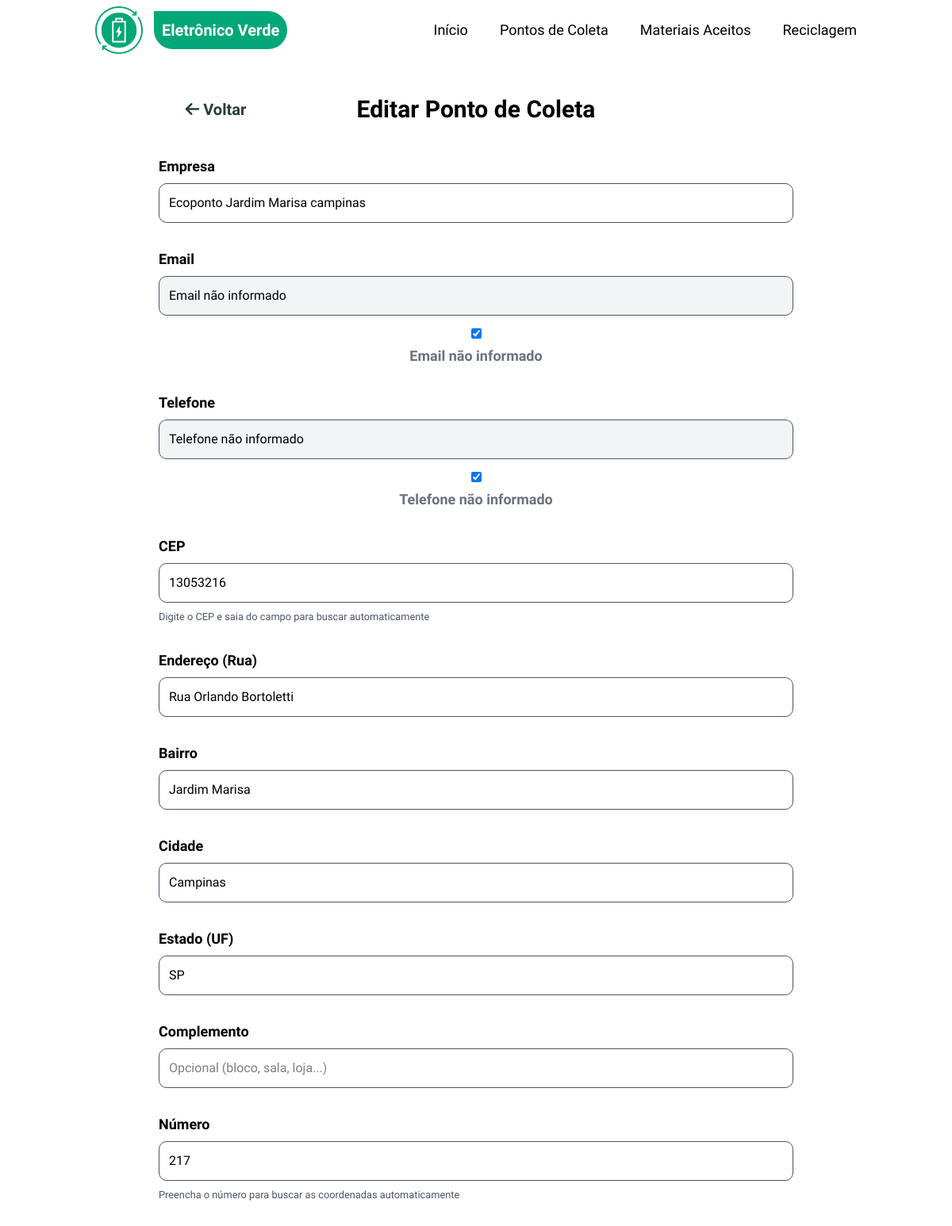
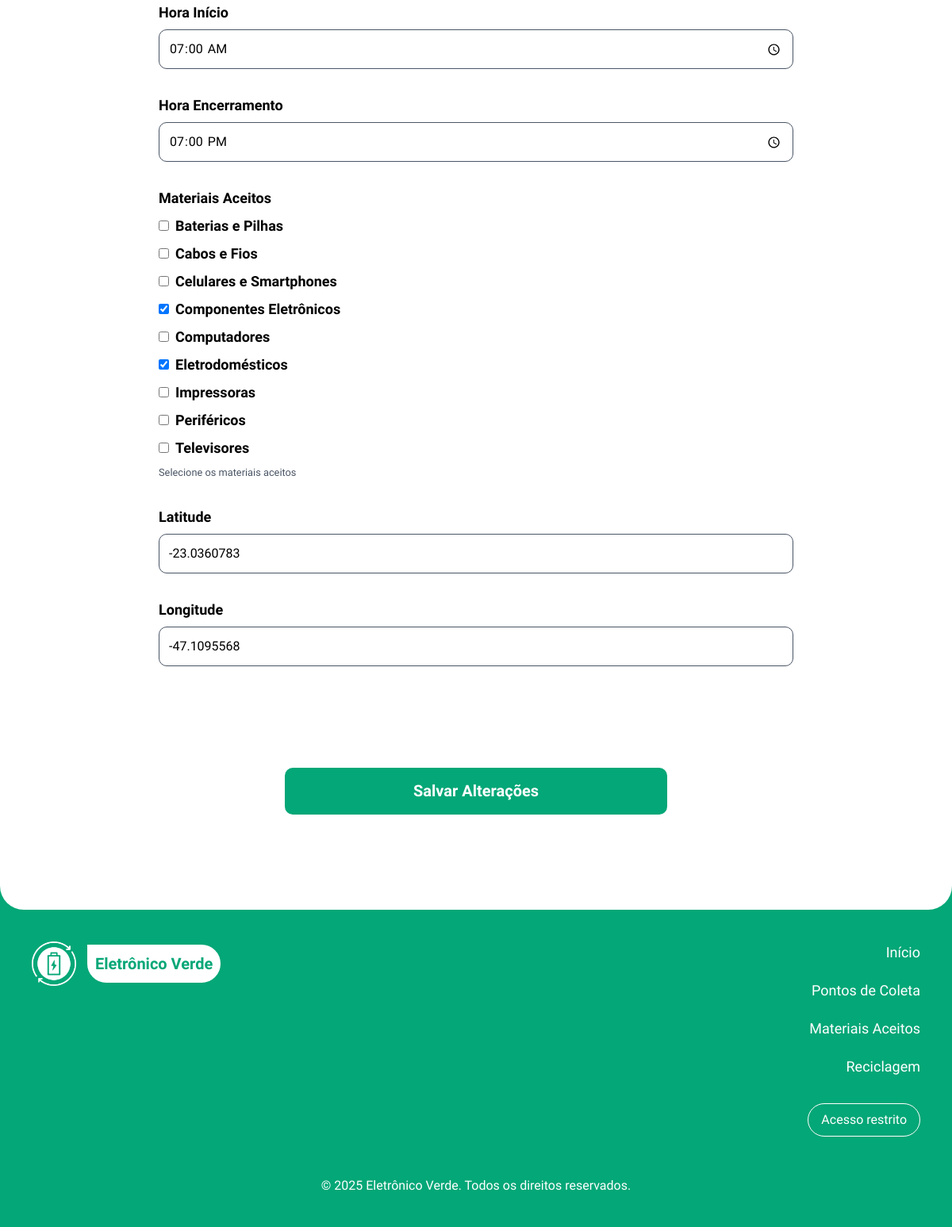
The page /editar-ponto?id=5 (signed in) on the database its author committed (2 pictures, top to bottom).
### tables this page shows
CREATE TABLE pontos_coleta (
    id INTEGER PRIMARY KEY AUTOINCREMENT,
    empresa VARCHAR(200) NOT NULL,
    endereco VARCHAR(255) NOT NULL,
    numero VARCHAR(20) NOT NULL,
    complemento VARCHAR(100),
    cep VARCHAR(10) NOT NULL,
    hora_inicio TIME NOT NULL,
    hora_encerrar TIME NOT NULL,
    telefone VARCHAR(20) NOT NULL,
    email VARCHAR(150) NOT NULL,
    latitude DECIMAL(10, 8),
    longitude DECIMAL(11, 8),
    ativo BOOLEAN DEFAULT 1,
    created_at DATETIME DEFAULT CURRENT_TIMESTAMP,
    updated_at DATETIME DEFAULT CURRENT_TIMESTAMP,
    cidade VARCHAR(100),
    estado VARCHAR(2),
    bairro VARCHAR(100)
);

CREATE TABLE materiais (
    id INTEGER PRIMARY KEY AUTOINCREMENT,
    nome VARCHAR(100) NOT NULL UNIQUE,
    descricao TEXT,
    icone VARCHAR(50),
    created_at DATETIME DEFAULT CURRENT_TIMESTAMP,
    updated_at DATETIME DEFAULT CURRENT_TIMESTAMP
);

### src/Presentation/Views/pontos-coleta/editar.php (the view, shortened to what the rows shown need)
<?php
require_once __DIR__ . '/../layouts/header.php';
?>
<main class="relative z-2 bg-white rounded-b-[30px]">
    <div class="container mx-auto pt-30 pb-30 p-5">
        <div class="w-full flex flex-col md:flex-row items-center justify-between pb-10 flex-wrap">
            <div class="w-1/3 flex justify-center mb-20 md:mb-0">
                <a href="/eletronicoverde/acesso-restrito" class="relative transition-all duration-150 text-third font-bold p-1 text-xl hover:text-primary
                before:absolute before:h-px before:w-0 hover:before:w-full before:bg-primary before:bottom-0 before:left-0 before:transition-all before:duration-150">
                <i class="fa-solid fa-arrow-left"></i> Voltar
                </a>
            </div>
            <div class="w-full md:w-1/3 text-center">
                <h1 class="text-2xl md:text-3xl font-bold">Editar Ponto de Coleta</h1>
            </div>
        </div>
        <form method="post" action="/eletronicoverde/ponto-coleta/atualizar" id="form1">
            <div>
                <label for="empresa">Empresa</label>
                <input type="text" id="empresa" name="txtempresa"
                       value="<?= htmlspecialchars($pontoColeta['empresa']) ?>"
                       placeholder="Nome da empresa"
                       required>
            </div>
            <div>
                <label for="email">Email</label>
                <input type="email" id="email" name="txtemail"
                       value="<?= htmlspecialchars($pontoColeta['email']) ?>"
                       placeholder="contato@empresa.com"
                       required>
                <div class="checkbox-nao-informado">
                    <input type="checkbox" id="emailNaoInformado" onchange="toggleEmailNaoInformado()">
                    <label for="emailNaoInformado">Email não informado</label>
                </div>
            </div>
            <div>
                <label for="telefone">Telefone</label>
                <input type="text" id="telefone" name="txttelefone"
                       value="<?= htmlspecialchars($pontoColeta['telefone']) ?>"
                       maxlength="15"
                       placeholder="(00) 00000-0000"
                       required>
                <div class="checkbox-nao-informado">
                    <input type="checkbox" id="telefoneNaoInformado" onchange="toggleTelefoneNaoInformado()">
                    <label for="telefoneNaoInformado">Telefone não informado</label>
                </div>
            </div>
            <div>
                <label for="cep">CEP</label>
                <input type="text" id="cep" name="txtcep"
                       value="<?= htmlspecialchars($pontoColeta['cep']) ?>"
                       maxlength="9"
                       placeholder="00000-000"
                       required>
                <small class="text-gray-600">Digite o CEP e saia do campo para buscar automaticamente</small>
            </div>
            <div>
                <label for="endereco">Endereço (Rua)</label>
                <input type="text" id="endereco" name="txtendereco"
                       value="<?= htmlspecialchars($pontoColeta['endereco']) ?>"
                       placeholder="Avenida Exemplo"
                       required>
            </div>
            <div>
                <label for="bairro">Bairro</label>
                <input type="text" id="bairro" name="txtbairro"
                       value="<?= htmlspecialchars($pontoColeta['bairro'] ?? '') ?>"
                       placeholder="Centro"
                       required>
            </div>
            <div>
                <label for="cidade">Cidade</label>
                <input type="text" id="cidade" name="txtcidade"
                       value="<?= htmlspecialchars($pontoColeta['cidade'] ?? '') ?>"
                       placeholder="São Paulo"
                       required>
            </div>
            <div>
                <label for="estado">Estado (UF)</label>
                <input type="text" id="estado" name="txtestado"
                       value="<?= htmlspecialchars($pontoColeta['estado'] ?? '') ?>"
                       maxlength="2" placeholder="SP"
                       required>
            </div>
            <div>
                <label for="complemento">Complemento</label>
                <input type="text" id="complemento" name="txtcomplemento"
                       value="<?= htmlspecialchars($pontoColeta['complemento'] ?? '') ?>"
                       placeholder="Opcional (bloco, sala, loja...)">
            </div>
            <div>
                <label for="numero">Número</label>
                <input type="text" id="numero" name="txtnumero"
                       value="<?= htmlspecialchars($pontoColeta['numero']) ?>"
                       placeholder="123"
                       required>
                <small class="text-gray-600">Preencha o número para buscar as coordenadas automaticamente</small>
            </div>
            <div>
                <label for="hora_inicio">Hora Início</label>
                <input type="time" id="hora_inicio" name="txthora_inicio"
                       value="<?= htmlspecialchars($pontoColeta['hora_inicio']) ?>"
                       required>
            </div>
            <div>
                <label for="hora_encerrar">Hora Encerramento</label>
                <input type="time" id="hora_encerrar" name="txthora_encerrar"
                       value="<?= htmlspecialchars($pontoColeta['hora_encerrar']) ?>"
                       required>
            </div>
            <div>
                <label for="materiais">Materiais Aceitos</label>
                <div id="materiais">
                    <?php
                    $materiaisSelecionados = array_column($pontoColeta['materiais'] ?? [], 'id');
                    foreach ($materiais as $material):
                        $checked = in_array($material->getId(), $materiaisSelecionados) ? 'checked' : '';
                    ?>
                        <label class="flex items-center gap-2">
                            <input
                                type="checkbox"
                                name="materiais_ids[]"
                                value="<?= $material->getId() ?>"
                                <?= $checked ?>
                            >
                            <?= htmlspecialchars($material->getNome()) ?>
                        </label>
                    <?php endforeach; ?>
                </div>
                <small class="text-gray-600">Selecione os materiais aceitos</small>
            </div>
            <div>
                <label for="latitude">Latitude</label>
                <input id="latitude" name="latitude" value="<?= htmlspecialchars($pontoColeta['latitude'] ?? '') ?>">
            </div>
            <div>
                <label for="longitude">Longitude</label>
                <input id="longitude" name="longitude" value="<?= htmlspecialchars($pontoColeta['longitude'] ?? '') ?>">
            </div>
            <div id="geoStatus" class="hidden geo-status"></div>
            <input type="submit" class="btn_cad" value="Salvar Alterações">
        </form>
    </div>
</main>
<?php require_once __DIR__ . '/../layouts/footer.php'; ?>

### rows shown on the page
pontos_coleta: txtempresa "Ecoponto Jardim Marisa campinas", txtemail "Email não informado", txttelefone "Telefone não informado", txtcep "13053216", txtendereco "Rua Orlando Bortoletti", txtbairro "Jardim Marisa", txtcidade "Campinas", txtestado "SP", txtnumero "217", txthora_inicio "07:00", txthora_encerrar "19:00", latitude "-23.0360783", longitude "-47.1095568"
materiais: nome "Baterias e Pilhas"
materiais: nome "Cabos e Fios"
materiais: nome "Celulares e Smartphones"
materiais: nome "Componentes Eletrônicos"
materiais: nome "Computadores"
materiais: nome "Eletrodomésticos"
materiais: nome "Impressoras"
materiais: nome "Periféricos"
materiais: nome "Televisores"
